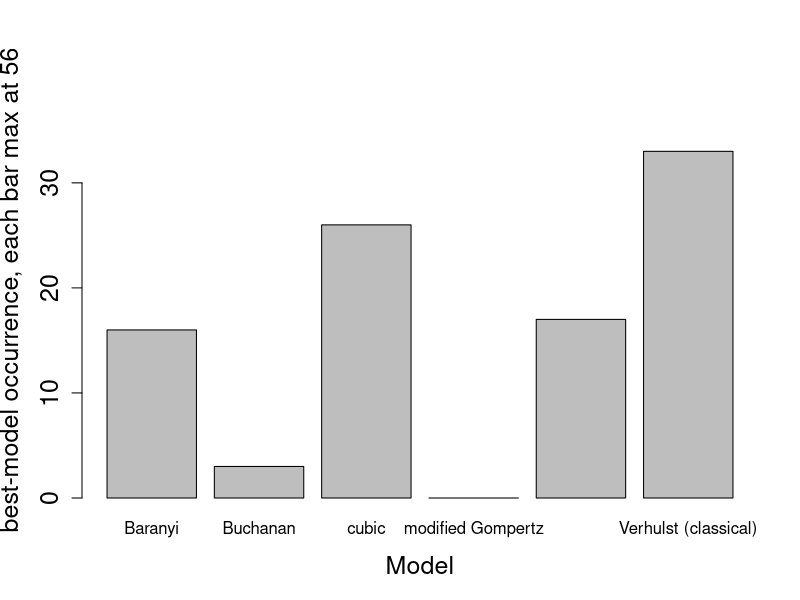

This chart was generated by the following R code:
#!/bin/env Rscript

# Author: PokMan Ho pok.ho19@imperial.ac.uk
# Script: Log_2.R
# Desc: Is one or more model(s) stand out from the rest?
# Input: ```Rscript Log_2.R```
# Output: 1. useful numbers for report (.txt); 2. barplot (.pdf)
# Arguments: 0
# Date: Nov 2019

## settings:
## a = raw data (data subset in slave scripts)
## a.~ = data.frames decending from raw data
## f.~ = functions
## v.~ = variables
## i~ = temporary variables

## library

cat("Statistical analysis on 'best' model collection\n")
## input
a<-read.table("../data/Log_t1_data.txt", stringsAsFactors = F, header = F)
a<-a[which(!is.na(a[,3])),1:2]
a[,3]<-substr(tolower(a[,1]),1,2)
for(i in 1:dim(a)[1]){if(a[i,3]=="mo"){a[i,3]<-"go"}};rm(i) ## synchronize model abbreviation
# a<-read.table("../data/Log_t1_para.txt", stringsAsFactors = F, header = T)
ref<-data.frame("num"=c("ve","go","ba","bu","qu","cu"),"nam"=c("Verhulst (classical)","modified Gompertz","Baranyi","Buchanan","quadratic","cubic"),stringsAsFactors = F)

a.md<-as.data.frame(table(a[,3]))
# a.md<-a[which(a[,2]=="Model"),-1] ## extract "best model" data
# a.md<-as.data.frame(table(a.md))[,-1] ## count "best model" occurrences for each model

ref[,3]<-0 ## pre-allocate for plotting
for(i in 1:dim(ref)[1]){ ## run through ref table
  if(isTRUE(any(a.md[,1]==ref[i,1]))){ ## fill the table if match token
    ref[i,3]<-a.md[which(ref[i,1]==a.md[,1]),2]
  }
};rm(i)
kt<-kruskal.test(ref[,3]~ref[,2]) ## non-sig result of difference

pdf("../results/barplot_BestModel.pdf", width = 10)
barplot(ref[,3]~ref[,2], ylab = paste0("best-model occurrence, each bar max at ",max(a[,2])), xlab = "Model", ylim=c(0,max(ref[,3])*1.2), cex.lab=1.5, cex.axis=1.5)  ## plot best model occurrence
#text(x=dim(ref)[1]/2,y=max(a.md[,2])*.8, labels = paste0("Kruskal-Wallis Test\nX^2 = ",kt$statistic,"\ndf = ",kt$parameter,"\np-val = ",round(kt$p.value,2)))
dev.off()

AnB<-length(unique(a[which(a[,3]=="ve"),2]))+length(unique(a[which(a[,3]=="cu"),2]))-length(unique(a[which(a[,3]=="ve"|a[,3]=="cu"),2])) ## P(AnB) =  P(A) + P(B) - P(AUB)
CnD<-length(unique(a[which(a[,3]=="ba"),2]))+length(unique(a[which(a[,3]=="qu"),2]))-length(unique(a[which(a[,3]=="ba"|a[,3]=="qu"),2])) ## same as above

## write table for report
write.table(c(kt$method, ## kruskal.test name
              kt$statistic, ## X^2 from kruskal.test
              kt$parameter, ## df from kruskal.test
              round(kt$p.value,2), ## p-val from kruskal.test
              sum(duplicated(a[,2])), ## number of datasets with >1 "best-fit"
              max(a[,2]), ## total number of datasets
              ref[which(ref[,1]=="ve"),3], ## number of datasets called ve "best"
              ref[which(ref[,1]=="cu"),3], ## number of datasets called cu "best"
              AnB,
              ref[which(ref[,1]=="ba"),3], ## number of datasets called ba "best"
              ref[which(ref[,1]=="qu"),3], ## number of datasets called qu "best"
              CnD,
              ref[which(ref[,1]=="go"),3]
              ),file = "../data/ttt_stat.txt", quote = F, col.names = F, row.names = F)
